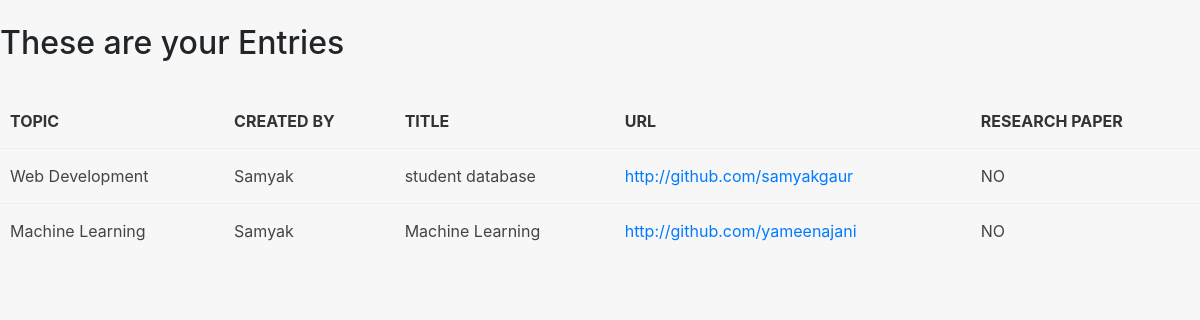
Page /first_app/index1 on the committed database.
### first_app/models.py (models this page shows, shortened)
class Entrie(models.Model):
    topics = models.ForeignKey(Topic,on_delete=models.PROTECT)
    name = models.CharField(max_length=100,default="Team Leader name Here")
    title = models.CharField(max_length=264, unique=True)
    description = models.TextField(max_length=600, null=True, blank=True)
    url = models.URLField(unique=True)
    start_date = models.DateField()
    end_date = models.DateField()
    year = models.IntegerField(choices=YEARS, default=1)
    department = models.CharField(max_length=100,choices=DEPARTMENTS,default="Computer")
    research_paper = models.CharField(max_length=100,choices=PAPER,default="NO")
    file= models.FileField(upload_to=None,max_length=100,default="NULL")

class Topic(models.Model):
    topic = models.CharField(max_length=264 , unique=True)
    def __str__(self):
        return self.topic

### first_app/views.py (the view)
# urls.py: path('index1',views.index1),
def index1(request):
    entries_display = Entrie.objects.order_by('topics')
    index1dict = {'entries_display':entries_display}
    return render(request,'first_app/index.html',context=index1dict)

### templates/first_app/index.html (shortened to what this page needs)
<!DOCTYPE html>
{% load staticfiles %}
<html lang="en">
<head>
    <link rel="stylesheet" href="{% static "css/bootstrap.min.css" %}">
    <link rel="stylesheet" href="{% static "css/main.css" %}">
</head>
<body>
    <br>
    <h2>These are your Entries </h2><br >
    {% if entries_display %}
    <table>
        <th>Topic</th>
        <th>Created By</th>
        <th>Title</th>
        <th>URL</th>
        <th>Research Paper</th>
        {% for acc in entries_display %}
        <tr>
            <td>{{ acc.topics }}</td>
            <td>{{ acc.name }}</td>
            <td>{{ acc.title }}</td>
            <td><a href="{{ acc.url }}">{{ acc.url}}</td>
            <td>{{ acc.research_paper }}</td>
        </tr>
        {% endfor %}
    </table>
    {% else %}
    <p> no access record found</p>
    {% endif %}
</body>
</html>

### static/css/main.css (style rules this page uses)
* { --main-color: #006992; }
body { display: flex; flex-direction: column; background-color: #f7f7f7; min-height: 100vh; }
table { width: 100%; }
td, th { padding: 15px 10px; border-top: 1px solid #eee; color: #444; }
th { border: none; color: #333; text-transform: uppercase; }
td { position: relative; }

### rows in the picture
Entrie: topics "Web Development", name "Samyak", title "student database", url "http://github.com/samyakgaur", research_paper "NO"
Entrie: topics "Machine Learning", name "Samyak", title "Machine Learning", url "http://github.com/yameenajani", research_paper "NO"
